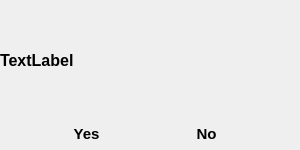
<?xml version="1.0" encoding="UTF-8"?>
<ui version="4.0">
 <class>ShangYao</class>
 <widget class="QWidget" name="ShangYao">
  <property name="geometry">
   <rect>
    <x>0</x>
    <y>0</y>
    <width>300</width>
    <height>150</height>
   </rect>
  </property>
  <property name="minimumSize">
   <size>
    <width>300</width>
    <height>150</height>
   </size>
  </property>
  <property name="maximumSize">
   <size>
    <width>300</width>
    <height>150</height>
   </size>
  </property>
  <property name="windowTitle">
   <string>Form</string>
  </property>
  <widget class="QLabel" name="lb_backGround">
   <property name="geometry">
    <rect>
     <x>0</x>
     <y>0</y>
     <width>300</width>
     <height>150</height>
    </rect>
   </property>
   <property name="font">
    <font>
     <pointsize>7</pointsize>
     <weight>50</weight>
     <bold>false</bold>
    </font>
   </property>
   <property name="styleSheet">
    <string notr="true"/>
   </property>
   <property name="text">
    <string/>
   </property>
   <property name="pixmap">
    <pixmap>../../Resource/Photo/armlist.png</pixmap>
   </property>
   <property name="scaledContents">
    <bool>true</bool>
   </property>
  </widget>
  <widget class="QPushButton" name="pb_yes">
   <property name="geometry">
    <rect>
     <x>40</x>
     <y>120</y>
     <width>93</width>
     <height>28</height>
    </rect>
   </property>
   <property name="font">
    <font>
     <pointsize>11</pointsize>
     <weight>75</weight>
     <italic>false</italic>
     <bold>true</bold>
    </font>
   </property>
   <property name="text">
    <string>Yes</string>
   </property>
   <property name="flat">
    <bool>true</bool>
   </property>
  </widget>
  <widget class="QPushButton" name="pb_no">
   <property name="geometry">
    <rect>
     <x>160</x>
     <y>120</y>
     <width>93</width>
     <height>28</height>
    </rect>
   </property>
   <property name="font">
    <font>
     <pointsize>11</pointsize>
     <weight>75</weight>
     <bold>true</bold>
    </font>
   </property>
   <property name="text">
    <string>No</string>
   </property>
   <property name="flat">
    <bool>true</bool>
   </property>
  </widget>
  <widget class="QLabel" name="lb_tip">
   <property name="geometry">
    <rect>
     <x>0</x>
     <y>0</y>
     <width>311</width>
     <height>121</height>
    </rect>
   </property>
   <property name="font">
    <font>
     <pointsize>12</pointsize>
     <weight>75</weight>
     <bold>true</bold>
    </font>
   </property>
   <property name="styleSheet">
    <string notr="true">color: rgb(0, 0, 0);</string>
   </property>
   <property name="text">
    <string>TextLabel</string>
   </property>
  </widget>
 </widget>
 <resources/>
 <connections/>
</ui>
